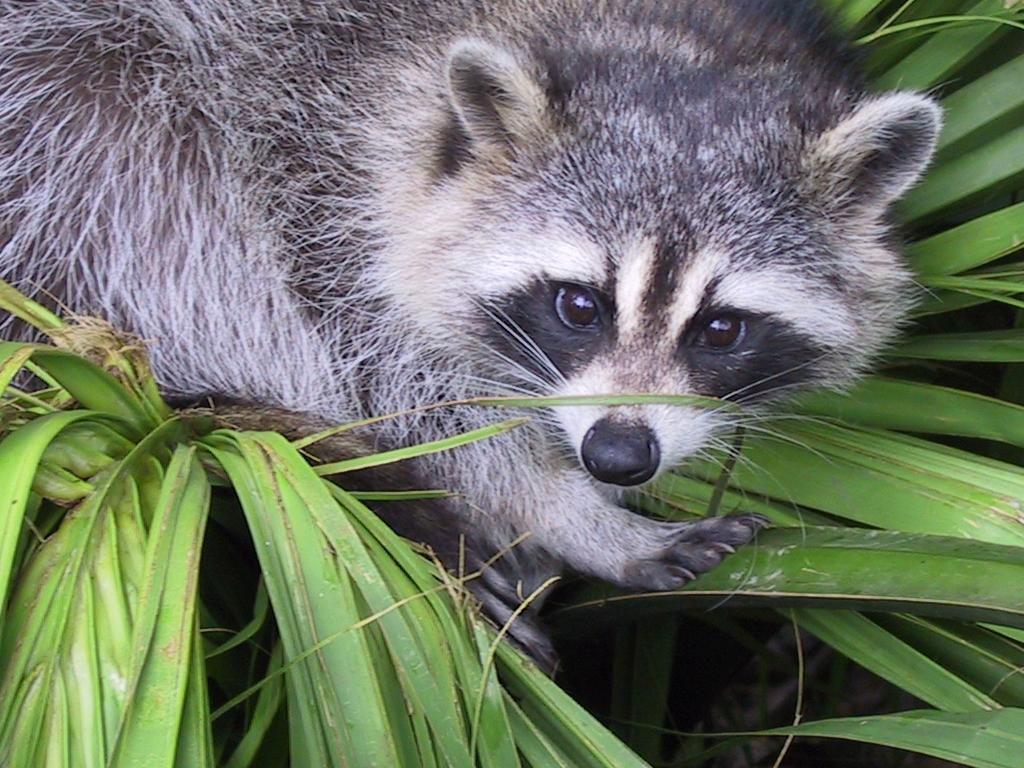
#> input picture 1 - Array/ex04/animal.jpeg, 1024 x 768 px
$ python rotate.py
#> lines starting #> are read from the running program, lines starting #| are printed output that depends on the picture
### 1 - Array/ex04/load_image.py
import numpy as np
from PIL import Image


def ft_load(path: str) -> np.ndarray:
    """Load an image from a file and display it as an array of pixels"""
    assert isinstance(path, str), "The path should be a string"
    assert path != "", "The path should not be empty"
    try:
        img = Image.open(path)
        img.load()
        data = np.asarray(img, dtype="int32")
        return data
    except FileNotFoundError:
        print("The file does not exist")
        return []
    except PermissionError:
        print("You do not have the permission to read the file")
        return []
    except OSError:
        print("The file is not a valid image")
        return []

### 1 - Array/ex04/rotate.py
import numpy as np
from load_image import ft_load
from matplotlib import pyplot as plt


def rotate_image(image: np.ndarray):
    """Rotates a numpy array by 90 degrees counter clockwise."""
    res_img = np.zeros((image.shape[1], image.shape[0]), dtype=image.dtype)
    for i in range(image.shape[0]):
        for j in range(image.shape[1]):
            res_img[j, i] = image[i, j]
    return res_img


def main():
    """Opens an image, cut it and rotate by 90 degrees"""
    img_data = ft_load("animal.jpeg")
#> in ft_load, img is the input picture: PIL image 1024x768 RGB; mean R, G, B 110.7, 117.7, 102.1
    assert isinstance(img_data, np.ndarray), "Image data not found"
    sliced_img = img_data[50:450, 450:850, 0]
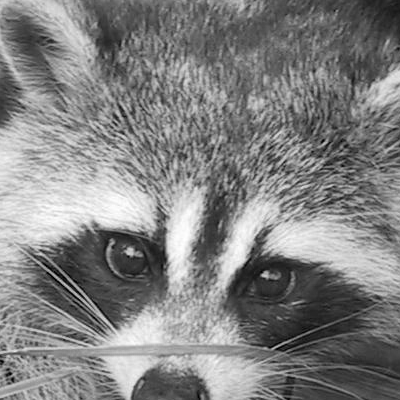
#> sliced_img: shape (400, 400) int32; min 0, max 255, mean 129.6
    print("The shape of the image is :", sliced_img.shape)
#| The shape of the image is : (400, 400)
    print(sliced_img)
#> (printed output is left out)
    rotated_img = rotate_image(sliced_img)
#> after the loop in rotate_image, `for i in range(image.shape[0]):`:
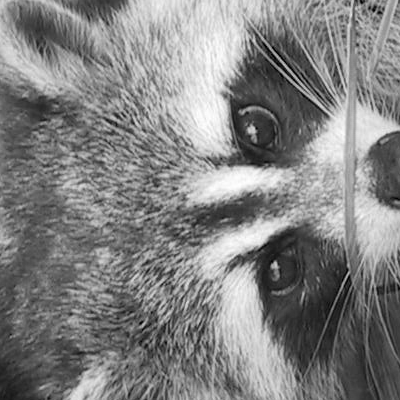
#> res_img: shape (400, 400) int32; min 0, max 255, mean 129.6
    print("New shape after Transpose :", rotated_img.shape)
#| New shape after Transpose : (400, 400)
    print(rotated_img)
#> (printed output is left out)
    plt.imshow(rotated_img, interpolation="nearest")
    plt.show()


if __name__ == "__main__":
    main()
